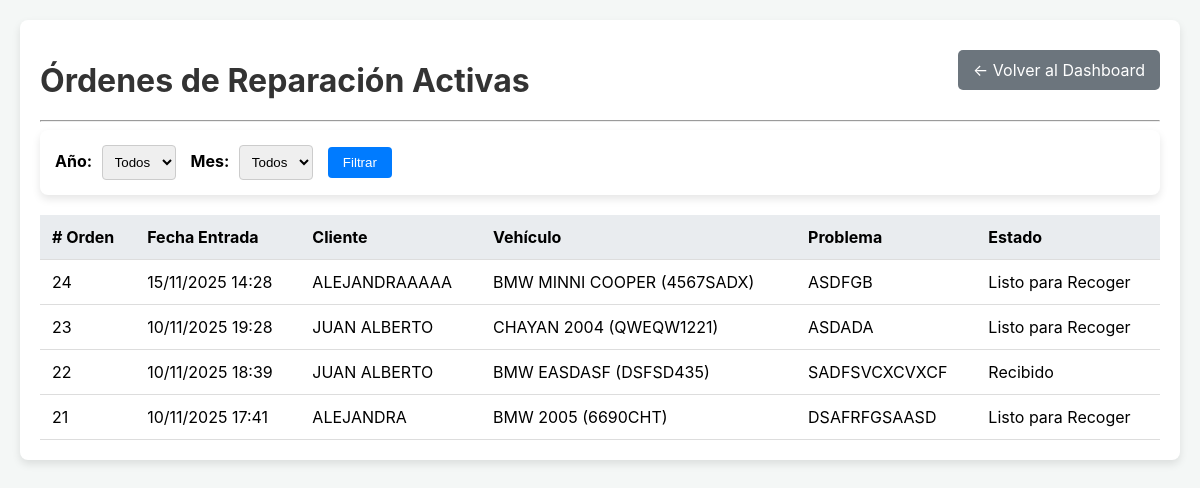
/ordenes/ (signed in), run on an earlier commit of the app's database.
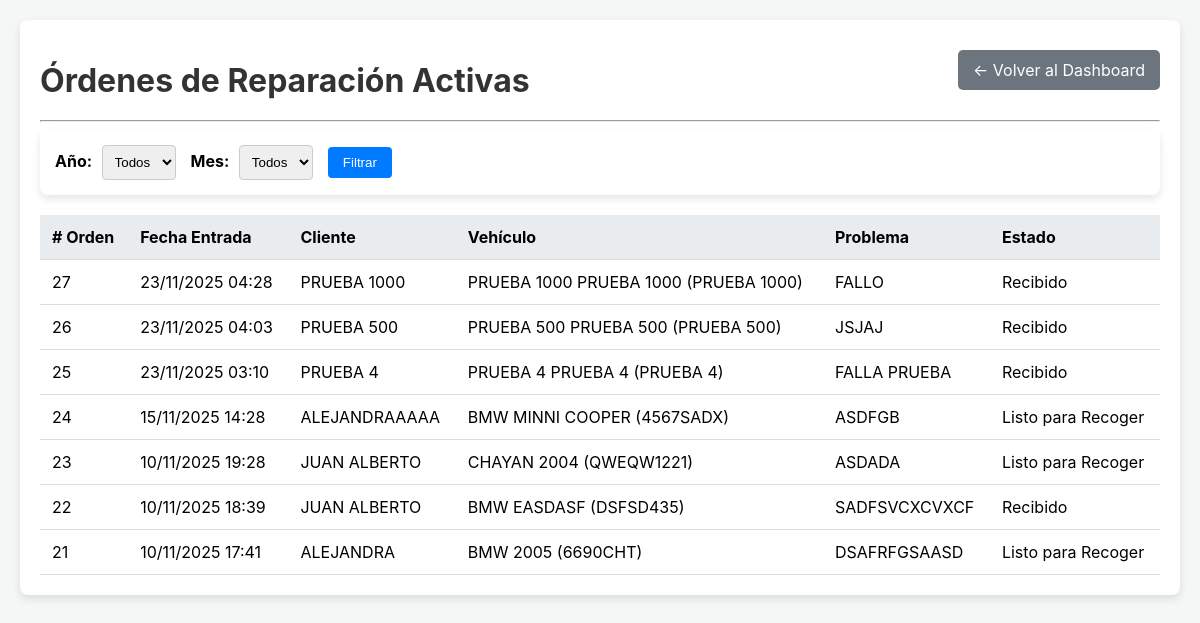
And on a later commit of the database.
### taller/models.py (models this page shows, shortened)
class OrdenDeReparacion(models.Model):
    cliente = models.ForeignKey(Cliente, on_delete=models.CASCADE)
    vehiculo = models.ForeignKey(Vehiculo, on_delete=models.CASCADE)
    fecha_entrada = models.DateTimeField(auto_now_add=True)
    problema = models.TextField()
    presupuesto_origen = models.OneToOneField('Presupuesto', on_delete=models.SET_NULL, null=True, blank=True, related_name='orden_generada')
    ESTADO_CHOICES = [
        ('Recibido', 'Recibido'),
        ('En Diagnostico', 'En Diagnóstico'),
        ('Esperando Piezas', 'Esperando Piezas'),
        ('En Reparacion', 'En Reparación'),
        ('Listo para Recoger', 'Listo para Recoger'),
        ('Entregado', 'Entregado'),
    ]
    estado = models.CharField(max_length=20, choices=ESTADO_CHOICES, default='Recibido')

class Cliente(models.Model):
    nombre = models.CharField(max_length=100)
    telefono = models.CharField(max_length=20, unique=True)
    TIPO_DOCUMENTO_CHOICES = [
        ('DNI', 'DNI'),
        ('NIE', 'NIE'),
        ('NIF', 'NIF (Empresas)'),
    ]
    tipo_documento = models.CharField(max_length=10, choices=TIPO_DOCUMENTO_CHOICES, default='DNI', null=True, blank=True)
    documento_fiscal = models.CharField(max_length=20, null=True, blank=True, help_text="Número de DNI, NIE o NIF")
    direccion_fiscal = models.CharField(max_length=255, null=True, blank=True, help_text="Calle, Número, Piso, Puerta")
    codigo_postal_fiscal = models.CharField(max_length=10, null=True, blank=True)
    ciudad_fiscal = models.CharField(max_length=100, null=True, blank=True)
    provincia_fiscal = models.CharField(max_length=100, null=True, blank=True)

class Vehiculo(models.Model):
    matricula = models.CharField(max_length=20, unique=True)
    marca = models.CharField(max_length=50)
    modelo = models.CharField(max_length=50)
    kilometraje = models.IntegerField(default=0)
    cliente = models.ForeignKey(Cliente, on_delete=models.CASCADE)
    def __str__(self):
        return f"{self.marca} {self.modelo} ({self.matricula})"

### taller/views.py (the view, shortened to what this page needs)
# urls.py: path('ordenes/', views.lista_ordenes, name='lista_ordenes'),
@login_required
def lista_ordenes(request):
    ordenes_qs = OrdenDeReparacion.objects.exclude(estado='Entregado').select_related('cliente', 'vehiculo').order_by('-fecha_entrada')
    anos_y_meses_data = get_anos_y_meses_con_datos()
    anos_disponibles = sorted(anos_y_meses_data.keys(), reverse=True)
    ano_seleccionado = request.GET.get('ano')
    mes_seleccionado = request.GET.get('mes')
    if ano_seleccionado:
        try:
            ano_int = int(ano_seleccionado)
            ordenes_qs = ordenes_qs.filter(fecha_entrada__year=ano_int)
        except (ValueError, TypeError):
            ano_seleccionado = None
    ano_sel_int = int(ano_seleccionado) if ano_seleccionado else None
    mes_sel_int = int(mes_seleccionado) if mes_seleccionado else None
    context = {
        'ordenes': ordenes_qs,
        'anos_y_meses': anos_y_meses_data,
        'anos_disponibles': anos_disponibles,
        'ano_seleccionado': ano_sel_int,
        'mes_seleccionado': mes_sel_int,
        'meses_del_ano': range(1, 13)
    }
    return render(request, 'taller/lista_ordenes.html', context)

### taller/templates/taller/lista_ordenes.html (shortened to what this page needs)
<!DOCTYPE html>
{% load static %}
<html lang="es">
<head>
    <link rel="stylesheet" href="{% static 'taller/css/main.css' %}">
    <link rel="stylesheet" href="{% static 'taller/css/responsive.css' %}">
</head>
<body>
    <div class="container">
        <div class="header">
            <h1>Órdenes de Reparación Activas</h1>
            <a href="{% url 'home' %}" class="back-btn">← Volver al Dashboard</a>
        </div>
        <hr>
        <form method="get" action="">
            <div class="filters">
                <div>
                    <label for="ano">Año:</label>
                    <select name="ano" id="ano">
                        <option value="">Todos</option>
                    </select>
                </div>
                <div>
                    <label for="mes">Mes:</label>
                    <select name="mes" id="mes">
                        <option value="">Todos</option>
                    </select>
                </div>
                <button type="submit">Filtrar</button>
            </div>
        </form>
        <table class="order-table">
            <thead>
                <tr>
                    <th># Orden</th>
                    <th>Fecha Entrada</th>
                    <th>Cliente</th>
                    <th>Vehículo</th>
                    <th>Problema</th>
                    <th>Estado</th>
                </tr>
            </thead>
            <tbody>
                {% for orden in ordenes %}
                    <tr data-url="{% url 'detalle_orden' orden.id %}">
                        <td>{{ orden.id }}</td>
                        <td>{{ orden.fecha_entrada|date:"d/m/Y H:i" }}</td>
                        <td>{{ orden.cliente.nombre }}</td>
                        <td>{{ orden.vehiculo }}</td>
                        <td>{{ orden.problema }}</td>
                        <td>{{ orden.estado }}</td>
                    </tr>
                {% empty %}
                    <tr>
                        <td colspan="6" style="text-align: center; padding: 20px;">¡No hay trabajos pendientes que coincidan con los filtros!</td> </tr>
                {% endfor %}
            </tbody>
        </table>
    </div>
</body>
</html>

### taller/static/taller/css/main.css (style rules this page uses)
body { font-family: -apple-system, BlinkMacSystemFont, "Segoe UI", Roboto, "Helvetica Neue", Arial, sans-serif; background-color: #f4f7f6; margin: 0; padding: 20px; }
h1, h2 { color: #333; }
.header { display: flex; justify-content: space-between; align-items: flex-start; flex-wrap: wrap; gap: 10px; margin-bottom: 20px; }
.header h1 { margin-bottom: 0; }
.back-btn { padding: 10px 15px; background-color: #6c757d; color: white; text-decoration: none; border-radius: 5px; align-self: center; }
.filters { margin-bottom: 20px; display: flex; gap: 15px; align-items: center; background-color: #fff; padding: 15px; border-radius: 8px; box-shadow: 0 4px 8px rgba(0,0,0,0.1); flex-wrap: wrap; }
.filters label { font-weight: bold; margin-right: 5px; }
.filters select { padding: 8px; border-radius: 4px; border: 1px solid #ccc; }
.filters button { padding: 8px 15px; background-color: #007bff; color: white; border: none; border-radius: 4px; cursor: pointer; }
.container { max-width: 1200px; margin: auto; background-color: #fff; padding: 20px; border-radius: 8px; box-shadow: 0 4px 8px rgba(0,0,0,0.1); }
.order-table { width: 100%; border-collapse: collapse; margin-top: 20px; }
.order-table th, .order-table td { padding: 12px; text-align: left; border-bottom: 1px solid #ddd; }
.order-table th { background-color: #e9ecef; }

What changed in the data, as far as the page shows it:
added OrdenDeReparacion: id "27", fecha_entrada "23/11/2025 04:28", cliente.nombre "PRUEBA 1000", vehiculo "PRUEBA 1000 PRUEBA 1000 (PRUEBA 1000)", problema "FALLO", estado "Recibido"
added OrdenDeReparacion: id "26", fecha_entrada "23/11/2025 04:03", cliente.nombre "PRUEBA 500", vehiculo "PRUEBA 500 PRUEBA 500 (PRUEBA 500)", problema "JSJAJ", estado "Recibido"
added OrdenDeReparacion: id "25", fecha_entrada "23/11/2025 03:10", cliente.nombre "PRUEBA 4", vehiculo "PRUEBA 4 PRUEBA 4 (PRUEBA 4)", problema "FALLA PRUEBA", estado "Recibido"
